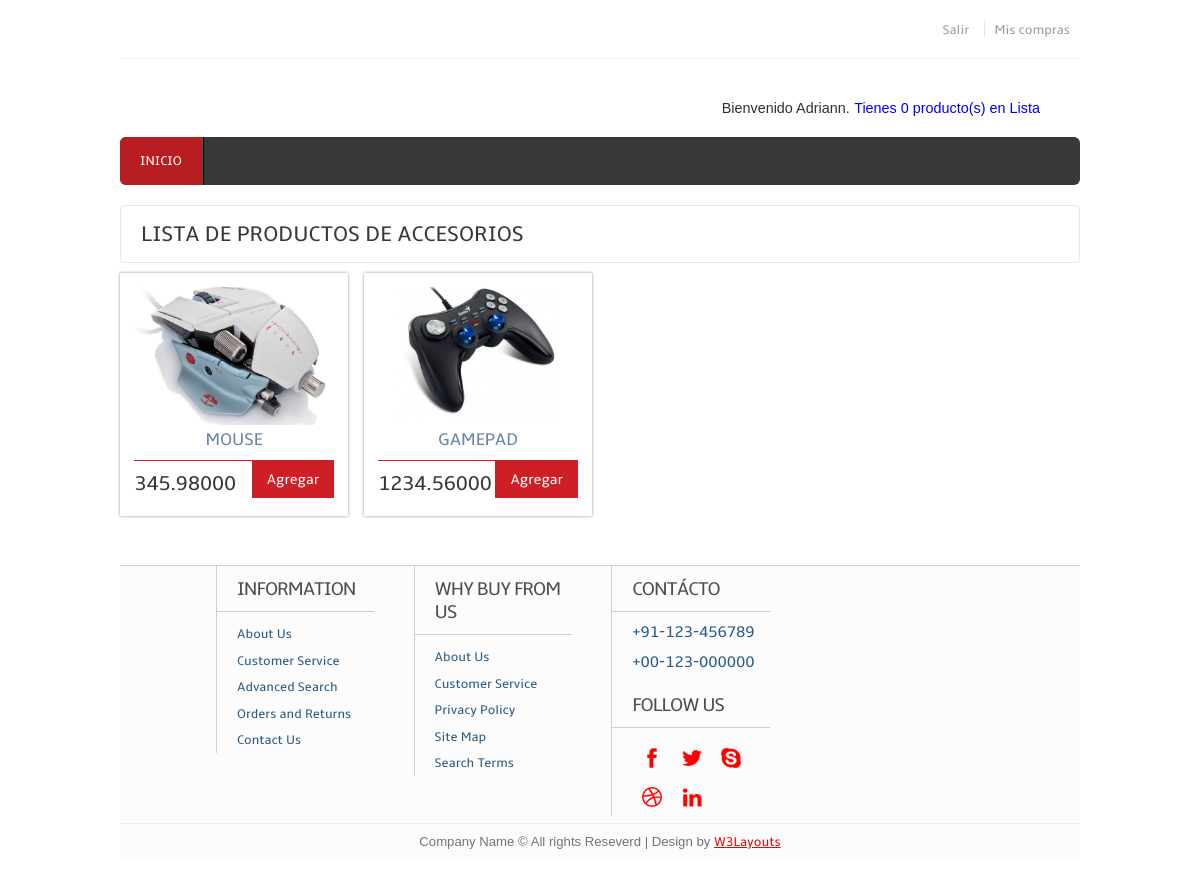
Screenshot of /Lista-productos/4/ (signed in) with the database file from the repository.
### shopping/apps/principal/models.py (models this page shows, shortened)
class Type_product(models.Model):
	name = models.CharField(max_length = 30)

class Product(models.Model):
	name = models.CharField(max_length = 30)
	price = models.DecimalField(max_digits = 12, decimal_places = 5)
	type_product = models.ForeignKey(Type_product, blank = False, null = True)
	photo = models.ImageField(upload_to = 'img/product/', blank = True)

### shopping/apps/principal/views.py (the view)
# urls.py: url(r'^Lista-productos/(?P<category_id>\d+)/', 'list_producto', name = 'list_producto'),
def list_producto(request, category_id):
	title = 'Lista de producto'
	product_temp = Shop_temporal.objects.filter(user = request.user)
	category = Type_product.objects.get(pk = category_id)
	products = Product.objects.filter(type_product = category_id)
	return render(request, 'shop/list_product.html', {'product_temp': product_temp, 'products': products, 'category': category, 'title': title})

### shopping/apps/principal/templates/shop/list_product.html (shortened to what this page needs)
{% extends 'base.html' %}
{% load staticfiles %}
{% block content_nav %}
	{% include 'elements/nav.html' %}
{% endblock content_nav %}
{% block content %}
	<div class="content">
		<div class="content_top">
			<div class="heading">
				<h3>Lista de Productos de {{ category.name }}</h3>
			</div>
		</div>
		<div class="section group">
			{% for product in products %}
			<div class="grid_1_of_4 images_1_of_4">
				<a href="#"><img src="{% static product.photo %}" alt="" /></a>
				<h2>{{ product.name }}</h2>
				<div class="price-details">
					<div class="price-number">
						<p><span class="rupees">{{ product.price }}</span></p>
					</div>
					<div class="add-cart">
						<h4><a href="{% url 'add_producto' product.pk %}">Agregar</a></h4>
					</div>
				</div>
			</div>
			{% endfor %}
		</div>
{% endblock content %}

### shopping/apps/principal/templates/elements/nav.html (shortened to what this page needs)
<div class="headertop_desc">
	<div class="account_desc">
		<ul>
			{% if user.is_authenticated %}
			<li><a href="{% url 'logout_user' %}">Salir</a></li>
			<li><a href="{% url 'my_shop' %}">Mis compras</a></li>
			{% else %}
			<li><a href="{% url 'registry' %}">Registrate</a></li>
			<li><a href="{% url 'login_user' %}">Ingresa</a></li>
			{% endif %}
		</ul>
	</div>
</div>
<div class="header_top">
	<div class="cart">
		{% if user.is_authenticated %}
			<p>Bienvenido {{ user.first_name }}.</p>
			<p><a href="{% url 'my_product' %}">Tienes {{ product_temp.count }} producto(s) en Lista</a></p>
		{% endif %}
	</div>
</div>
<div class="header_bottom">
	<div class="menu">
		<ul>
			<li class="active"><a href="{% url 'home' %}">Inicio</a></li>
		</ul>
	</div>
</div>

### shopping/static/css/style.css (style rules this page uses)
html,body,div,span,applet,object,iframe,h1,h2,h3,h4,h5,h6,p,blockquote,pre,a,abbr,acronym,address,big,cite,code,del,dfn,em,img,ins,kbd,q,s,samp,small,strike,strong,sub,sup,tt,var,b,u,i,dl,dt,dd,ol,nav ul,nav li,fieldset,form,label,legend,table,caption,tbody,tfoot,thead,tr,th,td,article,aside,canvas,details,embed,figure,figcaption,footer,header,hgroup,menu,nav,output,ruby,section,summary,time,mark,audio,video { margin:0;padding:0;border:0;font-size:100%;font:inherit;vertical-align:baseline; }
ol,ul { list-style:none;margin:0;padding:0; }
a { text-decoration:none; }
img { max-width:100%; }
body { font-family: Arial, Helvetica, sans-serif; background: #FFF; }
.headertop_desc { padding:20px 0; border-bottom:1px solid #EEE; }
.account_desc { float:right; }
.account_desc li { display:inline; border-left:1px dotted #CCC; }
.account_desc li:first-child { border:none; }
.account_desc li a { font-size:0.823em; color:#9C9C9C; padding:0 10px; font-family: 'ambleregular'; }
.header_top { padding: 20px 0; }
.cart { float:right; position: relative; padding-right:40px; margin-top:20px; }
.cart p { font-size:0.9em; color:#303030; display:inline-block; }
.header_bottom { background: #383838; border-radius: 6px; -webkit-border-radius: 6px; -moz-border-rfadius: 6px; -o-border-radius: 6px; }
.menu { float: left; }
.menu li { float:left; }
.menu li a { font-family: 'ambleregular'; font-size:0.823em; text-transform:uppercase; color: #fff; display:block; padding:16px 20px; border-right: 2px ridge #585858; -webkit-transition: all .9s; -moz-transition: all .9s; -o-transition: all .9s; -ms-transition: all .9s; transition: all .9s; }
.menu li a:hover,.menu li.active a { background:#B81D22; }
.menu li:first-child a { border-radius:6px 0 0 6px; -webkit-border-radius:6px 0 0 6px; -moz-border-rfadius:6px 0 0 6px; -o-border-radius:6px 0 0 6px; }
.content { padding: 20px 0; background: #FFF; }
.content h2 { color: #383838; margin-bottom: 0.5em; font-size: 1.5em; line-height: 1.2; font-family: 'ambleregular'; font-weight: normal; margin-top: 0px; text-transform: uppercase; }
.content_top { padding: 15px 20px; border: 1px solid #EBE8E8; border-radius: 3px; }
.heading { float: left; }
.heading h3 { font-family: 'ambleregular'; font-size:22px; color:#383838; text-transform: uppercase; }
.grid_1_of_4 { display: block; float: left; margin: 1% 0 1% 1.6%; box-shadow: 0px 0px 3px rgb(150, 150, 150); -webkit-box-shadow: 0px 0px 3px rgb(150, 150, 150); -moz-box-shadow: 0px 0px 3px rgb(150, 150, 150); -o-box-shadow: 0px 0px 3px rgb(150, 150, 150); }
.grid_1_of_4:first-child { margin-left: 0; }
.images_1_of_4 { width: 20.8%; padding: 1.5%; text-align: center; position: relative; }
.images_1_of_4 img { width: auto; height: 138px; }
.images_1_of_4 h2 { color:#6A82A4; font-family: 'ambleregular'; font-size:1.1em; font-weight: normal; }
.images_1_of_4 p { font-size: 0.8125em; padding: 0.4em 0; color: #333; }
.price-details { margin-top:10px; border-top:1px solid #CD1F25; }
.price-number { float: left; padding-top: 5px; }
.price-details p span.rupees { font-size:1.6em; font-family: 'ambleregular'; color:#383838; }
.add-cart { float:right; display: inline-block; }
.add-cart h4 a { font-size:0.9em; display: block; padding:10px 15px; font-family: 'ambleregular'; background:#CD1F25; color: #FFF; text-decoration: none; outline: 0; -webkit-transition: all 0.5s ease-in-out; -moz-transition: all 0.5s ease-in-out; -o-transition: all 0.5s ease-in-out; transition: all 0.5s ease-in-out; }
.section { clear: both; padding: 0px; margin: 0px; }
.group:before, .group:after { content: ""; display: table; }
.group:after { clear: both; }
.group { zoom: 1; }
.group:before, .group:after { content:""; display:table; }
.group:after { clear:both; }
.group { zoom:1; }

### rows the page displays
Type_product: name "ACCESORIOS"
Product: photo (picture), name "MOUSE", price "345.98000"
Product: photo (picture), name "GAMEPAD", price "1234.56000"

### other values shown
{{ user.first_name }} "Adriann"
{{ product_temp.count }} "0"
